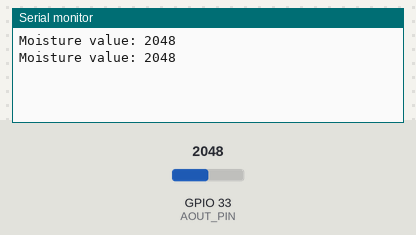
A sketch run on a simulated ESP32. Parts: the last lines printed to the serial monitor. The test bench sets the inputs (shaded band); at power-on: GPIO 33 (AOUT_PIN) = 2048.

Above: at 1.8 s.
1.9 s: GPIO 33 (AOUT_PIN) set to 2866
At 2.8 s:
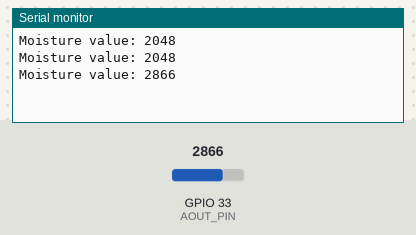
3.4 s: GPIO 33 (AOUT_PIN) set to 3603
At 4.7 s:
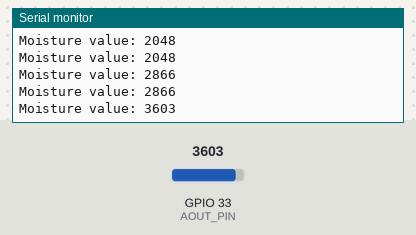
Timing chart, 0 to 6.4 s (numbered marks = the images above; inputs shaded):
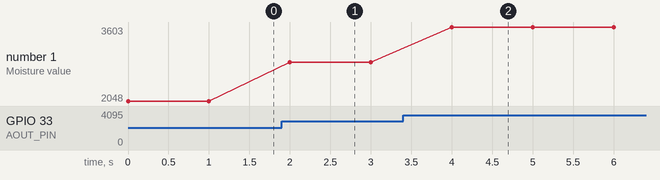

The sketch:

calibrate_sensors.ino
```cpp
#define AOUT_PIN 33
//Connect your sensor to GPIO Pin #33.
//Reference the pin layout for Teyleten Robot ESP-WROOM-32 at https://www.amazon.com/gp/product/B08246MCL5/ref=ppx_yo_dt_b_search_asin_title?ie=UTF8&th=1

void setup() {
  Serial.begin(9600);
}

void loop() {
  int value = analogRead(AOUT_PIN);
  //read the analog value from the sensor

  Serial.print("Moisture value: ");
  Serial.println(value);

  //1 sec delay
  delay(1000);
}
```

Measured:
- after the input at 1.9 s, the serial monitor: prints a new line after 0.10 s (image 1)
- after the input at 3.4 s, the serial monitor: prints a new line after 0.60 s (image 2)
- plotted number 1: 2048 → 2866 after the input at 1.9 s, 2866 → 3603 after the input at 3.4 s
